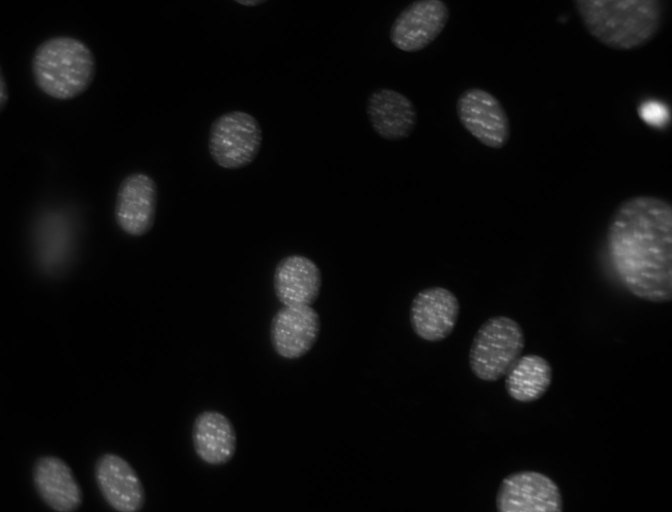
#> input picture dna.jpg, 1344 x 1024 px (shown at 1/2 size)
$ jupyter execute count_objects.ipynb   (shell and % lines are left out)   (older library calls are emulated)
#> lines starting #> are read from the running program, lines starting #| are printed output that depends on the picture; after the words box and inside, x2 and y2 are one past the last pixel; in counts of white or black regions, pixels touching at a corner belong together
[cell 1]
import numpy as np
import matplotlib.pyplot as plt

import cv2 as cv2
from scipy import ndimage

#import skimage
#from skimage import morphology
#from skimage import segmentation

import mahotas as mh

# Make binary image (preprocess)

[cell 2]

def binarize(grayscale):

    gaussian, otsu, adaptive, morph = [1, 0, 1, 1]  #dna
#> gaussian = 1; otsu = 0; adaptive = 1; morph = 1
    #gaussian, otsu, adaptive, morph = [0, 1, 0, 1]  #pills

    img = grayscale

    if gaussian:
    #    imgf = mh.gaussian_filter(grayscale, 16, mode='nearest')
        # gaussian --  * BORDER_REPLICATE:     aaaaaa|abcdefgh|hhhhhhh
        img = cv2.GaussianBlur(img, ksize=(0,0), sigmaX=16, borderType=cv2.BORDER_REPLICATE)
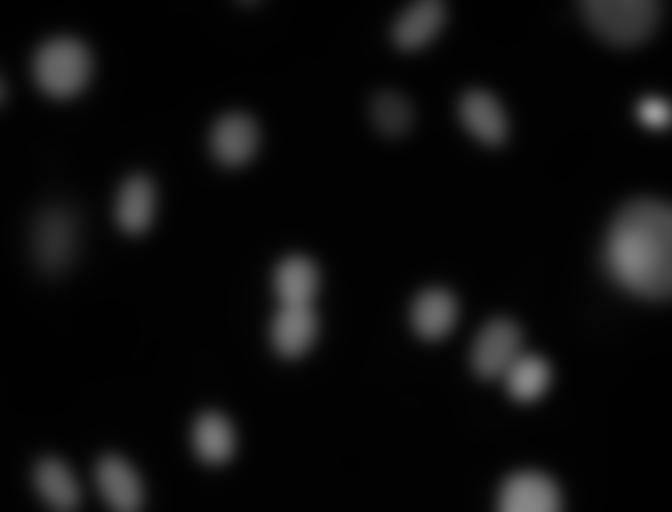
#> img: shape (1024, 1344) (shown at 1/2 size); min 1, max 154, mean 12.7

    if otsu:
        # otsu threshold (or adaptive?)
        _, img = cv2.threshold(img, 0, 255, cv2.THRESH_BINARY+cv2.THRESH_OTSU)

    if adaptive:
        # adaptive threshold
        img = cv2.adaptiveThreshold(img, 255, cv2.ADAPTIVE_THRESH_MEAN_C, cv2.THRESH_BINARY, 99, 0)
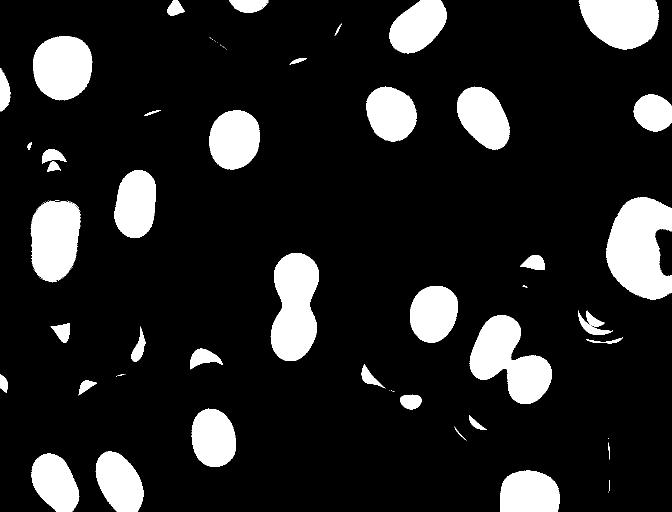
#> img: shape (1024, 1344) (shown at 1/2 size); 14.1% white; 95 white regions (53 under 20 px), largest, box (x1, y1, x2, y2) and area: (1212, 394, 1344, 599) 19466, (939, 630, 1104, 808) 15974, (541, 506, 638, 722) 15779

    if morph:
        # morphology transformation
        kernel_size, iterations = [5, 8]  # dna
        #kernel_size, iterations = [3, 2]  # pills
        kernel = np.ones((kernel_size, kernel_size), dtype=int)
        img = cv2.morphologyEx(img, cv2.MORPH_OPEN, kernel, iterations=iterations)
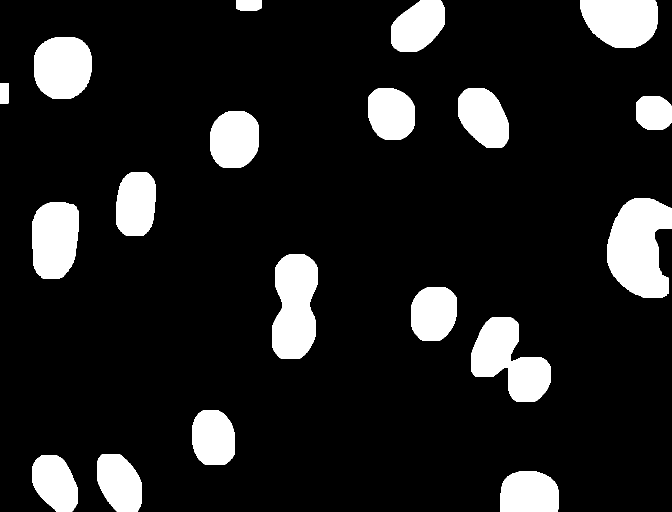
#> img: shape (1024, 1344) (shown at 1/2 size); 12.8% white; 19 white regions, largest, box (x1, y1, x2, y2) and area: (1215, 397, 1344, 595) 18858, (544, 509, 635, 718) 15390, (942, 634, 1101, 804) 15347

    return img


img_bin = binarize(cv2.cvtColor(cv2.imread('dna.jpg'), cv2.COLOR_BGR2GRAY))

plt.close('all')
plt.figure()

plt.subplot(121)
plt.imshow(cv2.imread('dna.jpg'))
plt.subplot(122)
plt.imshow(img_bin)
plt.show()
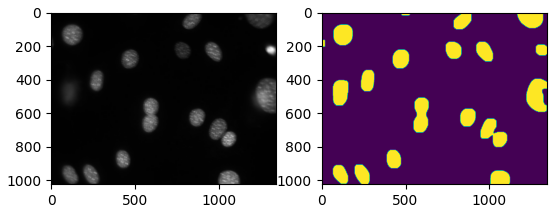
#> figure drawn by matplotlib, 2 panels
#> in seg_watershed, img_orig is the input picture: shape (1024, 1344, 3); min 0, max 252, mean 12.7

# Count objects

[cell 3]
def get_markers(img_bin):

    # distance transform
    dt = cv2.distanceTransform(img_bin, distanceType=2, maskSize=3)
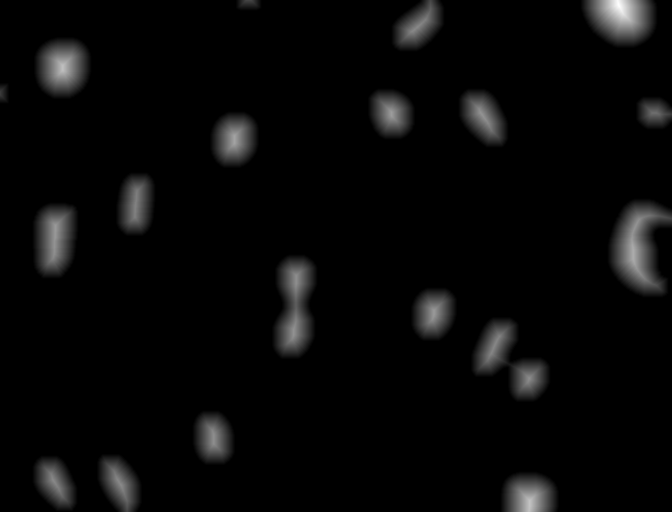
#> dt: shape (1024, 1344) float32 (shown at 1/2 size); min 0, max 73.16, mean 2.3; drawn with min black and max white
    dt = (255 * (dt - dt.min()) / float(dt.ptp())).astype(np.uint8)

    # find regional maxima (first dilate to get bigger feature sizes)
    relsize=12
    rmax = mh.regmax(cv2.dilate(dt,None,iterations=relsize))

    # label the regions
    seeds,nr_nuclei = ndimage.label(rmax)
    seeds = seeds*(255//nr_nuclei)
    print ('Objects found: {0}'.format(nr_nuclei))

    # find border
    border = cv2.dilate(img_bin, None, iterations=10)
    border = border - cv2.erode(border, None)

    # highlight the borders
    seeds[border == 255] = 255

    return seeds, dt

# Segmentation

[cell 4]
def seg_watershed(img_orig):

    # get single channel grayscale image from original
    if np.ndim(img_orig)==3:
        grayscale = cv2.cvtColor(img_orig, cv2.COLOR_BGR2GRAY)
    elif np.ndim(img_orig)==2:
        grayscale = img_orig
        img_orig = np.repeat(img_orig[:,:,np.newaxis], 3, axis=2)

    # make binary image
    img_bin = binarize(grayscale)

    # get markers
    markers, dist_transform = get_markers(img_bin)
    markers_pre = np.copy(markers)

    # watershed
    cv2.watershed(img_orig, markers)

    # fix border color
    markers[markers==-1] = 0
    markers_post = np.copy(markers.max()-markers)

    plt.figure(1, figsize=(8,8), dpi=144)
    plt.subplot(221)
    plt.imshow(img_orig, interpolation='nearest', vmin=0, vmax=255)
    plt.title('original image')
    plt.subplot(222)
    plt.imshow(grayscale, interpolation='nearest', vmin=0, vmax=255)
    plt.title('grayscale')
    plt.subplot(223)
    plt.imshow(img_bin, interpolation='nearest', vmin=0, vmax=255)
    plt.title('binary processed')
    plt.subplot(224)
    plt.imshow(dist_transform, interpolation='nearest', vmin=0, vmax=255)
    plt.title('distance transform')
    plt.savefig('preprocess.png', dpi=300)

    plt.figure(2, figsize=(8,8), dpi=144)
    plt.subplot(221)
    plt.imshow(markers_pre, interpolation='nearest', vmin=0, vmax=255)
    plt.title('Marker labels')
    plt.subplot(222)
    plt.imshow(mh.overlay(grayscale, markers_pre), interpolation='nearest', vmin=0, vmax=255)
    plt.title('Marker labels overlay')
    plt.subplot(223)
    plt.imshow(markers_post, interpolation='nearest', vmin=0, vmax=255)
    plt.title('Watershed result')
    plt.subplot(224)
    plt.imshow(mh.overlay(grayscale, markers_post), interpolation='nearest', vmin=0, vmax=255)
    plt.title('Watershed result overlay')
    plt.savefig('postprocess.png', dpi=300)

    return


plt.close('all')
seg_watershed(cv2.imread('dna.jpg'))
#> (the call stopped at in get_markers, `rmax = mh.regmax(cv2.dilate(dt,None,iterations=relsize))`: mahotas is not available in this run)
